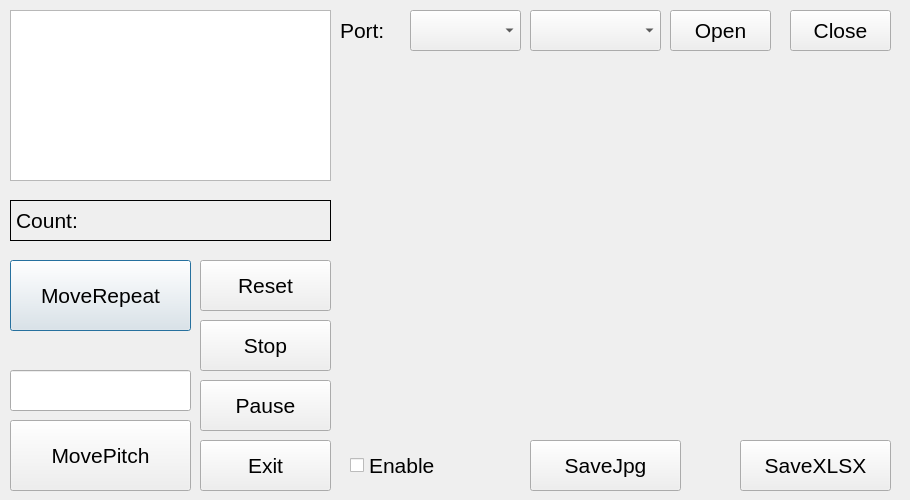
<?xml version="1.0" encoding="UTF-8"?>
<ui version="4.0">
 <class>dlgAuto</class>
 <widget class="QDialog" name="dlgAuto">
  <property name="geometry">
   <rect>
    <x>0</x>
    <y>0</y>
    <width>910</width>
    <height>500</height>
   </rect>
  </property>
  <property name="minimumSize">
   <size>
    <width>910</width>
    <height>443</height>
   </size>
  </property>
  <property name="maximumSize">
   <size>
    <width>910</width>
    <height>500</height>
   </size>
  </property>
  <property name="font">
   <font>
    <family>Arial</family>
    <pointsize>16</pointsize>
   </font>
  </property>
  <property name="windowTitle">
   <string>Auto</string>
  </property>
  <widget class="QListWidget" name="listWidget">
   <property name="geometry">
    <rect>
     <x>10</x>
     <y>10</y>
     <width>321</width>
     <height>171</height>
    </rect>
   </property>
  </widget>
  <widget class="QPushButton" name="btnAMove">
   <property name="geometry">
    <rect>
     <x>10</x>
     <y>260</y>
     <width>181</width>
     <height>71</height>
    </rect>
   </property>
   <property name="text">
    <string>MoveRepeat</string>
   </property>
  </widget>
  <widget class="QPushButton" name="btnStop">
   <property name="geometry">
    <rect>
     <x>200</x>
     <y>320</y>
     <width>131</width>
     <height>51</height>
    </rect>
   </property>
   <property name="text">
    <string>Stop</string>
   </property>
  </widget>
  <widget class="QPushButton" name="btnRMove">
   <property name="geometry">
    <rect>
     <x>10</x>
     <y>420</y>
     <width>181</width>
     <height>71</height>
    </rect>
   </property>
   <property name="text">
    <string>MovePitch</string>
   </property>
  </widget>
  <widget class="QLineEdit" name="lineEdit">
   <property name="geometry">
    <rect>
     <x>10</x>
     <y>370</y>
     <width>181</width>
     <height>41</height>
    </rect>
   </property>
  </widget>
  <widget class="QLabel" name="label">
   <property name="geometry">
    <rect>
     <x>10</x>
     <y>200</y>
     <width>321</width>
     <height>41</height>
    </rect>
   </property>
   <property name="frameShape">
    <enum>QFrame::Box</enum>
   </property>
   <property name="text">
    <string>Count:</string>
   </property>
  </widget>
  <widget class="QPushButton" name="btnExit">
   <property name="geometry">
    <rect>
     <x>200</x>
     <y>440</y>
     <width>131</width>
     <height>51</height>
    </rect>
   </property>
   <property name="text">
    <string>Exit</string>
   </property>
  </widget>
  <widget class="QPushButton" name="btnReset">
   <property name="geometry">
    <rect>
     <x>200</x>
     <y>260</y>
     <width>131</width>
     <height>51</height>
    </rect>
   </property>
   <property name="text">
    <string>Reset</string>
   </property>
  </widget>
  <widget class="QToolButton" name="btnPause">
   <property name="geometry">
    <rect>
     <x>200</x>
     <y>380</y>
     <width>131</width>
     <height>51</height>
    </rect>
   </property>
   <property name="text">
    <string>Pause</string>
   </property>
   <property name="checkable">
    <bool>true</bool>
   </property>
   <property name="checked">
    <bool>false</bool>
   </property>
  </widget>
  <widget class="QComboBox" name="cmdPort">
   <property name="geometry">
    <rect>
     <x>410</x>
     <y>10</y>
     <width>111</width>
     <height>41</height>
    </rect>
   </property>
  </widget>
  <widget class="QPushButton" name="btnClose">
   <property name="geometry">
    <rect>
     <x>790</x>
     <y>10</y>
     <width>101</width>
     <height>41</height>
    </rect>
   </property>
   <property name="text">
    <string>Close</string>
   </property>
  </widget>
  <widget class="QComboBox" name="cmdBaud">
   <property name="geometry">
    <rect>
     <x>530</x>
     <y>10</y>
     <width>131</width>
     <height>41</height>
    </rect>
   </property>
  </widget>
  <widget class="QPushButton" name="btnPort">
   <property name="geometry">
    <rect>
     <x>670</x>
     <y>10</y>
     <width>101</width>
     <height>41</height>
    </rect>
   </property>
   <property name="text">
    <string>Open</string>
   </property>
  </widget>
  <widget class="QLabel" name="lblPort">
   <property name="geometry">
    <rect>
     <x>340</x>
     <y>10</y>
     <width>71</width>
     <height>41</height>
    </rect>
   </property>
   <property name="text">
    <string>Port:</string>
   </property>
  </widget>
  <widget class="QCustomPlot" name="vCustomPlot" native="true">
   <property name="geometry">
    <rect>
     <x>350</x>
     <y>60</y>
     <width>551</width>
     <height>371</height>
    </rect>
   </property>
  </widget>
  <widget class="QCheckBox" name="chkEnable">
   <property name="geometry">
    <rect>
     <x>350</x>
     <y>450</y>
     <width>121</width>
     <height>31</height>
    </rect>
   </property>
   <property name="text">
    <string>Enable</string>
   </property>
   <property name="checked">
    <bool>false</bool>
   </property>
  </widget>
  <widget class="QPushButton" name="btnSaveJpg">
   <property name="geometry">
    <rect>
     <x>530</x>
     <y>440</y>
     <width>151</width>
     <height>51</height>
    </rect>
   </property>
   <property name="text">
    <string>SaveJpg</string>
   </property>
  </widget>
  <widget class="QPushButton" name="btnSaveXLSX">
   <property name="geometry">
    <rect>
     <x>740</x>
     <y>440</y>
     <width>151</width>
     <height>51</height>
    </rect>
   </property>
   <property name="text">
    <string>SaveXLSX</string>
   </property>
  </widget>
 </widget>
 <customwidgets>
  <customwidget>
   <class>QCustomPlot</class>
   <extends>QWidget</extends>
   <header>../../qcustomplot.h</header>
   <container>1</container>
  </customwidget>
 </customwidgets>
 <resources/>
 <connections/>
</ui>
